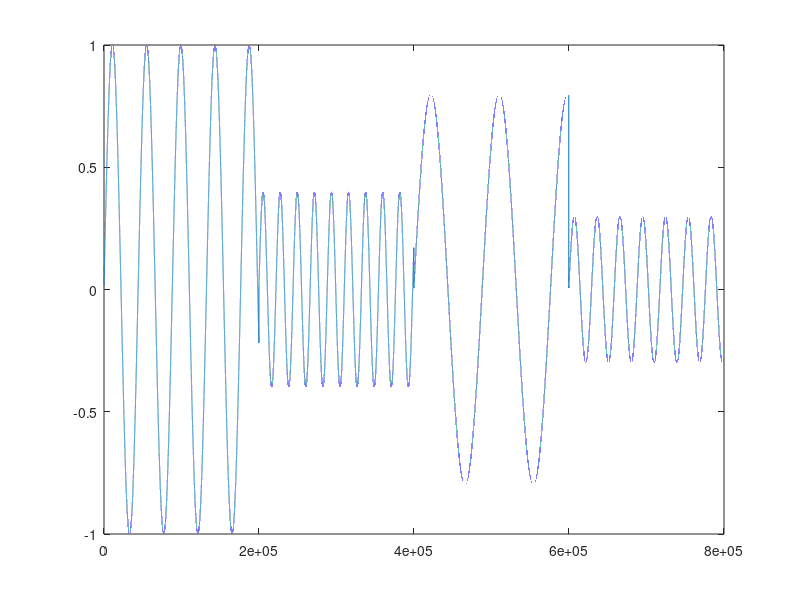

This figure's MATLAB source:


fs=44100;
t = 1:0.01:2000;
f1 =100;
f2 = 2*f1;
f3 = f1/2;
f4=1.5*f1;

a1=1;
a2=0.4;
a3=0.8;
a4=0.3;

t1=1:1000;


wave1 = a1*sin(2*pi*f1*t/fs);
wave2 = a2*sin(2*pi*f2*t/fs);
wave3 = a3*sin(2*pi*f3*t/fs);
wave4 = a4*sin(2*pi*f4*t/fs);
wave = [wave1 wave2 wave3 wave4];
plot(wave);